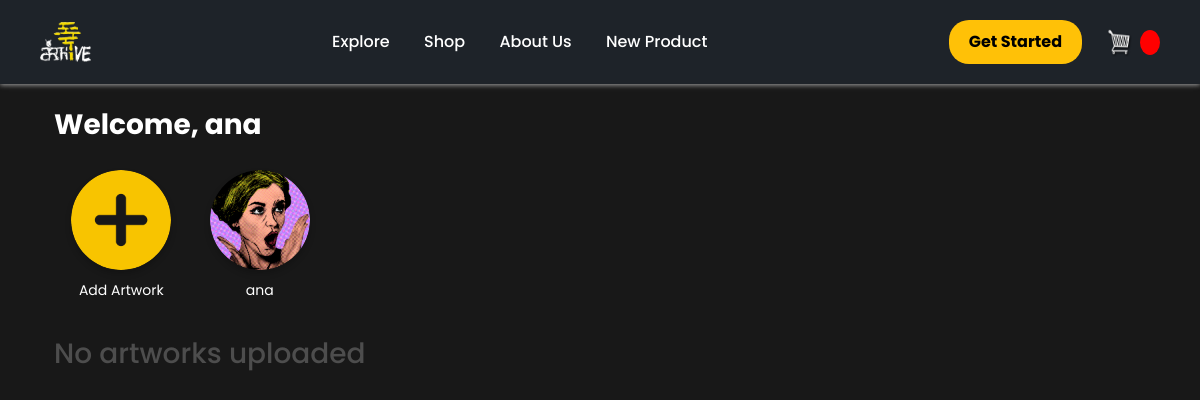
The app's page /homepage/?category=Architecture (signed in), older data.
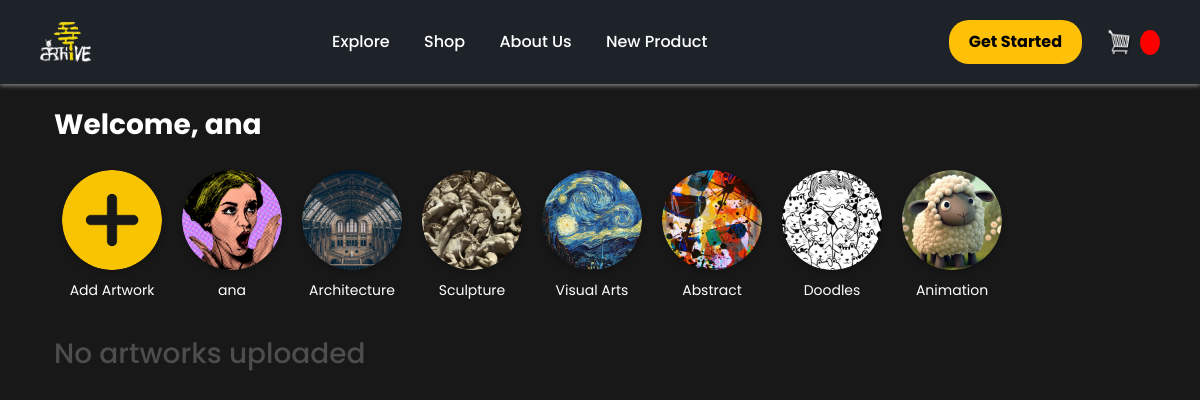
The same page, newer data.
### base/models.py (models this page shows, shortened)
class CustomUser(AbstractUser):
    email = models.EmailField(unique=True)
    profile_picture = models.ImageField(upload_to='images/', null=True, blank=True)
    username = models.CharField(max_length=50, unique=True, null=True, blank=True)
    USERNAME_FIELD = 'email'  # Use email for authentication instead of username
    REQUIRED_FIELDS = []  # No additional fields required for creating a superuser
    objects = CustomUserManager()
    def __str__(self):
        return self.email

### homepage/models.py (models this page shows, shortened)
class Category(models.Model):
    title_name_single = 'Category'
    title_name_multiple = 'Categories'
    user = models.ForeignKey(settings.AUTH_USER_MODEL, on_delete=models.CASCADE, null=True, blank=True)
    name = models.CharField(max_length=100, null=False, blank=False)

### homepage/views.py (the view)
# urls.py: path('', gallery, name='gallery'),
@login_required(login_url='login')
def gallery(request):
    user = request.user
    category = request.GET.get('category')
    if category == None:
        artworks = Artwork.objects.all()
    else:
        artworks = Artwork.objects.filter(category__name = category, category__user = user)
    categories = Category.objects.all()
    return render(request, 'homepage/gallery.html', {'categories': categories, 'artworks': artworks, 'user' : user})

### homepage/templates/homepage/gallery.html
{% extends 'shop/main.html' %}
{% load static %}
{% block content %}
    <link rel="stylesheet" type="text/css" href="{% static 'css/view-art.css' %}">
        <div class="container">
            <div class="col-md-3">
                {% if request.user.is_authenticated %}
                    <h3 style="color: white; font-weight: 700">Welcome, {{request.user.first_name}}</h3>
                {% endif %}
                <div class="row">
                    <div class="categories-container">
                        <div class="category">
                            <a href="{% url 'base:add_artwork' %}">
                                <img src="{% static 'resources/add.png' %}" style="height: 100px" class="category-image">
                                <p class="category-name">Add Artwork</p>
                            </a>
                        </div>
                        {% for category in categories %}
                            <div class="category">
                                <a href="{% url 'base:gallery' %}?category={{ category.name }}">
                                    <div class="category-image"
                                         style="background-image: url('{% static "resources/" %}{{ category.name|slugify }}.png');">
                                    </div>
                                    <p class="category-name">{{ category.name }}</p>
                                </a>
                            </div>
                        {% endfor %}
                    </div>
                </div>
            </div>
            <div class="row" style="align-items: center; justify-items: center">
                <div>
                    <div>
                        {% for artwork in artworks %}
                            <a href="{% url 'base:view_artwork' pk=artwork.id %}" class="btn btn-sm m-1">
                                <div class="card" style="height: 300px; width: 200px; border-radius: 20px">
                                    <div class="card-header" style="display: flex; align-items: center;">
                                        <img src="{{ user.profile_url }}" alt="Profile Picture"
                                             class="profile-picture"
                                             style="object-fit: cover; height: 40px; width: 40px; border-radius: 50%;">
                                        <div class="profile-info" style="margin-left: 10px;">
                                            <p class="profile-name" style="color: #1E2329; font-size: 11px; font-weight: 700;">
                                                {{ user.first_name }} {{ user.last_name }}
                                            </p>
                                            <span class="profile-username" style="color: #1E2329; font-size: 10px; margin-left: -70px;">
                                                @{{ user.username }}
                                            </span>
                                        </div>
                                    </div>
                                    <div style="height: 250px; width: 100%; overflow: hidden;">
                                        <img src="{{ artwork.image_url }}" alt="Artwork"
                                             class="artwork"
                                             style="object-fit: cover; height: 100%; width: 100%;">
                                    </div>
                                </div>
                            </a>
                        {% empty %}
                        <h3>No artworks uploaded</h3>
                        {% endfor %}
                    </div>
                </div>
            </div>
        </div>
{% endblock content %}

### shop/templates/shop/main.html (shortened to what this page needs)
<!DOCTYPE html>
{% load static %}
<html>
<head>
    <link href="https://cdn.jsdelivr.net/npm/bootstrap@5.3.2/dist/css/bootstrap.min.css"
          rel="stylesheet"
>
    <link rel="stylesheet" type="text/css" href="{% static 'css/styles.css' %}">
    <link rel="stylesheet" type="text/css" href="{% static 'css/landing.css' %}"/>
</head>
<body>
<div class="navbar">
    <div class="logo">
      <img src="{% static 'resources/Logo.png' %}" alt="Logo" style="height: 40px;">
    </div>
    <div class="nav-links">
      <a href="{% url 'base:gallery' %}">Explore</a>
      <a href="{% url 'shop' %}">Shop</a>
      <a href="{% url 'about' %}">About Us</a>
        <a href="{% url 'product_form' %}">New Product</a>
    </div>
    <div style="display: flex; align-items: center; gap: 10px">
        <a href="{% url 'login' %}">
          <button class="yellow-button">Get Started</button>
        </a>
        <a href="{% url 'cart' %}" style="display: flex; align-items: center">
            <img id="cart-icon" src="{% static 'resources/cart.png' %}" alt="Cart" width="30" height="30">
            <p id="cart-total" class="ms-2 mb-0">{{cartItems}}</p>
        </a>
    </div>
  </div>
<div class="container">
<br>
{% block content %}
{% endblock %}
</div>
</body>
</html>

### static/css/styles.css (style rules this page uses)
body { background-color: #1E2329; font-family: "Poppins"; }
h1,h2,h3,h4,h5,h6 { color:hsl(0, 0%, 30%); }
#cart-icon { width:25px; display: inline-block; margin-left: 15px; }
#cart-total { display: block; text-align: center; color:#fff; background-color: red; width: 20px; height: 25px; border-radius: 50%; font-size: 14px; }
.yellow-button { background-color: #ffc107; color: #000; padding: 10px 20px; border: none; border-radius: 20px; cursor: pointer; font-size: 16px; font-weight: bold; }

### static/css/landing.css (style rules this page uses)
body { margin: 0; font-family: Poppins, sans-serif; color: #1E2329; }
.navbar { display: flex; justify-content: space-between; align-items: center; background-color: #1E2329; padding: 20px 40px; box-shadow: 0px 1px 5px rgba(255, 255, 255, 0.6); }
.nav-links a { color: white; text-decoration: none; margin: 0 15px; font-size: 16px; font-weight: 500; }

### static/css/view-art.css (style rules this page uses)
body { font-family: Poppins, sans-serif; background-color: #181818; color: white; margin: 0; padding: 0; justify-content: center; align-items: center; min-height: 100vh; }
.categories-container { display: flex; width: 100%; justify-content: space-around; align-items: center; gap: 20px; padding: 20px; }
.category { text-align: center; width: 120px; }
.category a { text-decoration: none; color: #fff; }
.category-image { width: 100px; height: 100px; border-radius: 50%; background-size: cover; background-position: center; margin: 0 auto; box-shadow: 0 4px 6px rgba(0, 0, 0, 0.2); transition: transform 0.3s ease-in-out; }
.category-name { margin-top: 10px; font-size: 14px; color: #ffffff; }

Row changes from the older to the newer data that the page shows:
added Category: shows a picture, name "Architecture"
added Category: shows a picture, name "Sculpture"
added Category: shows a picture, name "Visual Arts"
added Category: shows a picture, name "Abstract"
added Category: shows a picture, name "Doodles"
added Category: shows a picture, name "Animation"
